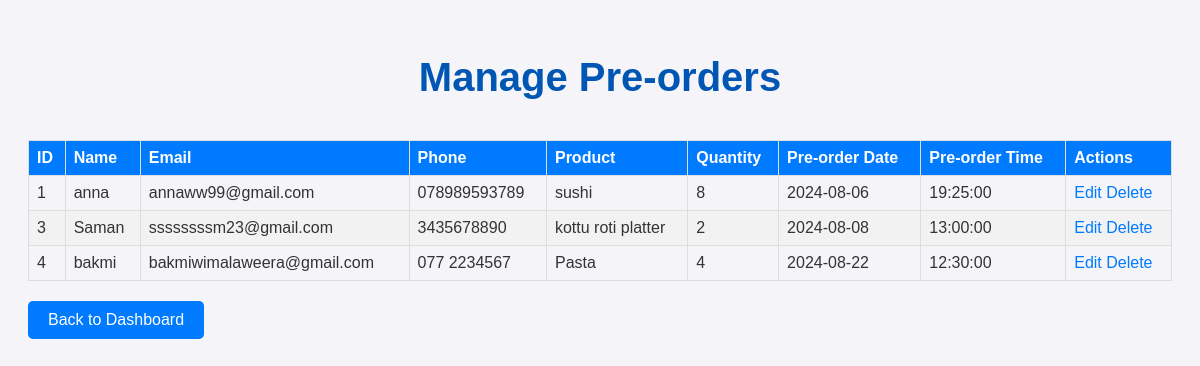
The page /ADMIN/Managepreorderadmin.php on the database its author committed.
### tables this page shows
CREATE TABLE `pre_orders` (
  `id` int(11) NOT NULL,
  `name` varchar(255) NOT NULL,
  `email` varchar(255) NOT NULL,
  `phone` varchar(20) NOT NULL,
  `product` varchar(255) NOT NULL,
  `quantity` int(11) NOT NULL,
  `pre_order_date` date NOT NULL,
  `pre_order_time` time NOT NULL,
  `notes` text DEFAULT NULL
);

### ADMIN/Managepreorderadmin.php (the view, shortened to what this page needs)
<?php
$servername = "localhost";
$username = "root";
$password = "";
$dbname = "cafe_db";
$conn = new mysqli($servername, $username, $password, $dbname);
$result = $conn->query("SELECT * FROM pre_orders") or die($conn->error);
?>
<!DOCTYPE html>
<html lang="en">
<head>
</head>
<body>
    <h1>Manage Pre-orders</h1>
    <table>
        <thead>
            <tr>
                <th>ID</th>
                <th>Name</th>
                <th>Email</th>
                <th>Phone</th>
                <th>Product</th>
                <th>Quantity</th>
                <th>Pre-order Date</th>
                <th>Pre-order Time</th>
                <th>Actions</th>
            </tr>
        </thead>
        <tbody>
            <?php while ($row = $result->fetch_assoc()): ?>
            <tr>
                <td><?php echo $row['id']; ?></td>
                <td><?php echo $row['name']; ?></td>
                <td><?php echo $row['email']; ?></td>
                <td><?php echo $row['phone']; ?></td>
                <td><?php echo $row['product']; ?></td>
                <td><?php echo $row['quantity']; ?></td>
                <td><?php echo $row['pre_order_date']; ?></td>
                <td><?php echo $row['pre_order_time']; ?></td>
                <td>
                    <a href="Editpreorder.php?id=<?php echo $row['id']; ?>">Edit</a>
                    <a href="Managepreorders.php?delete=<?php echo $row['id']; ?>">Delete</a>
                </td>
            </tr>
            <?php endwhile; ?>
        </tbody>
    </table>
    <a href="admin.html" class="back-button">Back to Dashboard</a>
</body>
</html>

### ADMIN/Managepreorderadmin.php (style rules this page uses)
body { font-family: Arial, sans-serif; background-color: #f4f4f9; color: #333; padding: 20px; }
h1 { color: #0056b3; font-size: 40px; text-align: center; margin-bottom: 40px; }
table { width: 100%; border-collapse: collapse; margin-top: 20px; }
th, td { border: 1px solid #ddd; padding: 8px; text-align: left; }
th { background-color: #007bff; color: white; }
tr:nth-child(even) { background-color: #f2f2f2; }
a { color: #007bff; text-decoration: none; }
.back-button { display: inline-block; padding: 10px 20px; margin-top: 20px; background-color: #007bff; color: white; text-decoration: none; border-radius: 5px; cursor: pointer; transition: background-color 0.3s; }

### rows shown on the page
pre_orders: id "1", name "anna", email "annaww99@gmail.com", phone "078989593789", product "sushi", quantity "8", pre_order_date "2024-08-06", pre_order_time "19:25:00"
pre_orders: id "3", name "Saman", email "ssssssssm23@gmail.com", phone "3435678890", product "kottu roti platter", quantity "2", pre_order_date "2024-08-08", pre_order_time "13:00:00"
pre_orders: id "4", name "bakmi", email "bakmiwimalaweera@gmail.com", phone "077 2234567", product "Pasta", quantity "4", pre_order_date "2024-08-22", pre_order_time "12:30:00"
